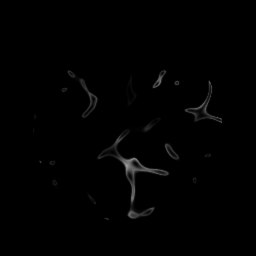
#> input picture dataset/vessels01.tif, 256 x 256 px
$ python test_blindAU.py
#> lines starting #> are read from the running program, lines starting #| are printed output that depends on the picture
### functions/multiview_functions.py
# -*- coding: utf-8 -*-
"""
Created on Thu Sep 16 09:26:55 2021
@author: Elena Corbetta, Daniele Ancora

Functions to build multi-view measurements.
"""

import numpy as np
import scipy.ndimage
import functions.pyphret_functions as pf

#%%
'''Generation of a 3D matrix containing different rotations of the input 2D PSF,
one for each view, according to the angles defined by angle_rot (in degrees)'''
def rotated_psf(psf, angle_rot):

    psf_rot = np.zeros((angle_rot.shape[0], psf.shape[0], psf.shape[1]))

    for i in np.arange(angle_rot.shape[0]):
        if angle_rot[i] == 0:
            psf_rot[i,:,:] = psf
        else:
            psf_rot[i,:,:] = scipy.ndimage.rotate(psf, angle_rot[i], reshape=False)
    return psf_rot


'''Generation of a simulated measurement by applying blurring and Poisson noise
to the input image '''
def blurred_noisy_image(image, psf, lambd):

    noise = np.random.poisson(lam=lambd, size=image.shape)
    image_blur = np.abs(pf.my_convolution(image, psf))
    image_blur = (2**16) * image_blur/image_blur.max()
    image_blur = image_blur + noise - lambd
    image_blur[image_blur<0] = 0

    return image_blur


''' Generation of a multiview measurement by applying different PSFs
to the input image and adding Poisson noise to each view'''
def views_blurred_noisy_image(image, psf_rot, lambd):
    image_views = np.zeros((psf_rot.shape[0], image.shape[0], image.shape[1]))
    for i in np.arange(psf_rot.shape[0]):
        image_views[i,:,:] = blurred_noisy_image(image, psf_rot[i], lambd)

    return image_views


'''Independent autocorrelation of each slice of a 3D matrix'''
# [5 lines left out: function autocorrelateViews, not called in this run]


### functions/pyphret_functions.py
# -*- coding: utf-8 -*-
"""
Created on Thu Sep 16 09:30:52 2021
@author: Elena Corbetta, Daniele Ancora

These functions are taken from PYPHRET package from the link:
https://github.com/danieleancora/pyphret

"""

import time
import numpy as np

######### import cupy only if installed #########
from importlib import util
cupy_enabled = util.find_spec("cupy") is not None
if cupy_enabled:
    import cupy  as cp
######### ----------------------------- #########


#%% From pyphret.functions:
#   https://github.com/danieleancora/pyphret/blob/master/functions.py

# flip all axis, it should return a view not a new vector. I need to write this because cupy flip does not work the same way as numpy
# [11 lines left out: function axisflip, not called in this run]


def my_convolution(function1, function2):
    xp = get_array_module(function1)
    # return xp.fft.fftshift(xp.fft.irfftn(xp.fft.rfftn(function1) * xp.fft.rfftn(function2), s=function1.shape))
    return xp.fft.ifftshift(xp.fft.irfftn(xp.fft.rfftn(function1) * xp.fft.rfftn(function2), s=function1.shape))


def my_correlation(function1, function2):
    xp = get_array_module(function1)
    return xp.fft.ifftshift(xp.fft.irfftn(xp.conj(xp.fft.rfftn(function1)) * xp.fft.rfftn(function2), s=function1.shape))


def my_autocorrelation(x):
    return my_correlation(x, x)


# [4 lines left out: function my_convcorr_sqfft, not called in this run]


def gaussian_psf(size=[200,200], alpha=[10,20]):
    x = np.arange(0, size[0], dtype=np.float32)
    gaussian_1d = ( np.exp(-(x - size[0] / 2 + 0.5)**2.0 / (2 * alpha[0]**2)) )
    dim = len(alpha)
    # we use outer products to compute the psf accordingly to given dimensions
    if dim == 1:
        psf = gaussian_1d
    if dim == 2:
        x = np.arange(0, size[1], dtype=np.float32)
        gaussian_2d = ( np.exp(-(x - size[1] / 2 + 0.5)**2.0 / (2 * alpha[1]**2)) )
        psf =  gaussian_1d.reshape(gaussian_1d.shape[0],1)*gaussian_2d
    elif dim == 3:
        x = np.arange(0, size[1], dtype=np.float32)
        gaussian_2d = ( np.exp(-(x - size[1] / 2 + 0.5)**2.0 / (2 * alpha[1]**2)) )
        x = np.arange(0, size[2], dtype=np.float32)
        gaussian_3d = ( np.exp(-(x - size[2] / 2 + 0.5)**2.0 / (2 * alpha[2]**2)) )
        psf = (gaussian_1d.reshape(gaussian_1d.shape[0],1)*gaussian_2d).reshape(gaussian_1d.shape[0],gaussian_2d.shape[0],1)*gaussian_3d

    return psf


# signal-to-noise ratio definition
# [142 lines left out: functions snrIntensity_db, anchorUpdateX, not called in this run]
    # return kernel_mirror, error #


# %% From pyphret.backend
#    https://github.com/danieleancora/pyphret/blob/master/backend.py


# inspired by sigpy
# https://github.com/mikgroup/sigpy/blob/master/sigpy/config.py

# this function is taken from SIGPY package from the link
# https://github.com/mikgroup/sigpy/blob/5bd25cdfda5b72c2728993ad5e6f7288f274ddc4/sigpy/backend.py
def get_array_module(array):
    """Gets an appropriate module from :mod:`numpy` or :mod:`cupy`.

    This is almost equivalent to :func:`cupy.get_array_module` and here it is
    ment to replace it. The difference is that this function can be used even
    if cupy is not available.

    Args:
        array: Input array.

    Returns:
        module: :mod:`cupy` or :mod:`numpy` is returned based on input.
    """
    if cupy_enabled:
        return cp.get_array_module(array)
    else:
        return np

### test_blindAU.py
# -*- coding: utf-8 -*-
"""
Created on Fri Jan 15 11:18:05 2021
@author: Elena Corbetta, Daniele Ancora

Blind PSF and object reconstruction of synthetic data
"""

import numpy as np
import functions.pyphret_functions   as pf
import functions.blind_functions     as bf
import functions.multiview_functions as mf
import tifffile as tiff
import matplotlib.pyplot as plt


#%% load the dataset
image = tiff.imread('dataset/vessels01.tif')
#> image is the input picture: shape (256, 256) float32; min 0, max 0.635, mean 0.00617

image = image[48:239,35:226] # crop: shape=(191,191)
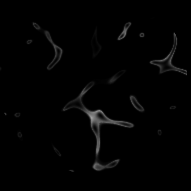
#> image: shape (191, 191) float32; min 0, max 0.635, mean 0.0111
image = image/image.sum()
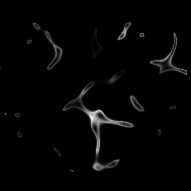
#> image: shape (191, 191) float32; min 0, max 0.00157, mean 2.74e-05; drawn with min black and max white

angle_rot = np.array([0,90])
lambd     = 2**8

psf     = pf.gaussian_psf(size=image.shape, alpha=[2.7,1])
psf_rot = mf.rotated_psf(psf, angle_rot)
#> after the loop in rotated_psf, `for i in np.arange(angle_rot.shape[0]):`:
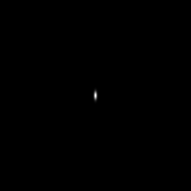
#> psf: shape (191, 191) float32; min 0, max 1, mean 0.000465

measure = mf.views_blurred_noisy_image(image, psf_rot, lambd)
#> (the run stopped early here; a loop or call above may not have finished)
